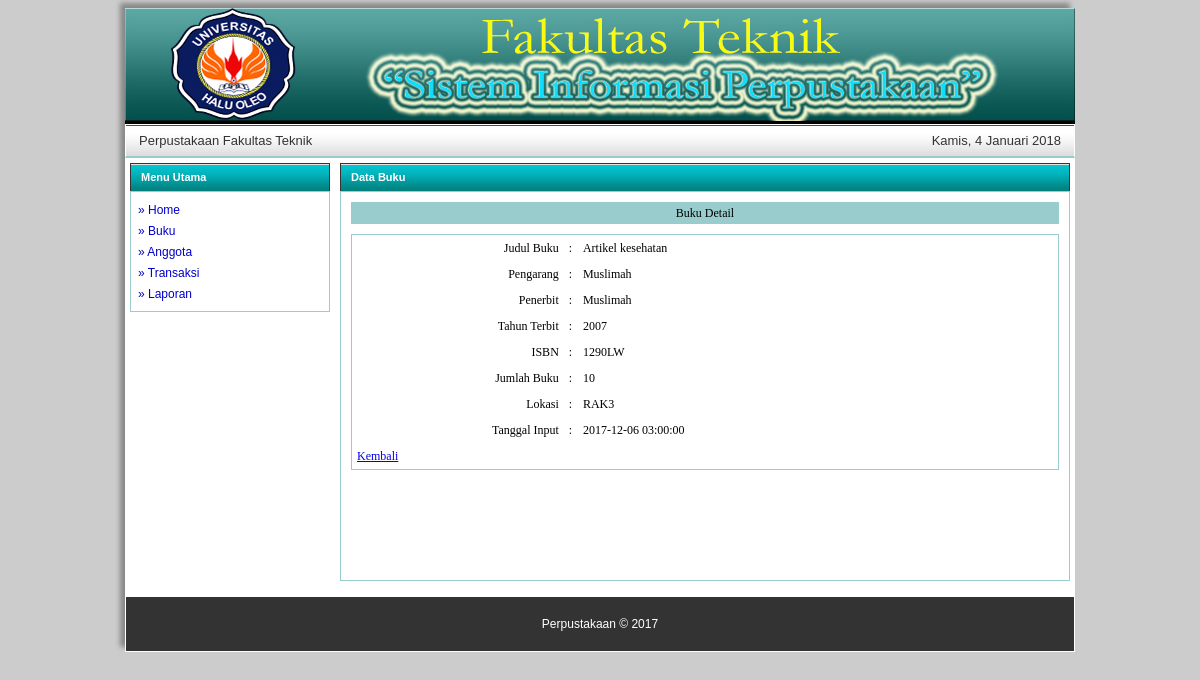
The page /admin/index.php?page=detil-buku&judul=Artikel kesehatan on the database its author committed.
### tables this page shows
CREATE TABLE IF NOT EXISTS `tbl_buku` (
  `id_buku` int(11) NOT NULL AUTO_INCREMENT,
  `judul` varchar(100) NOT NULL,
  `pengarang` varchar(100) NOT NULL,
  `penerbit` varchar(100) NOT NULL,
  `thn_terbit` varchar(5) NOT NULL,
  `isbn` varchar(25) NOT NULL,
  `jumlah_buku` int(11) NOT NULL,
  `lokasi` varchar(20) NOT NULL,
  `tgl_input` datetime NOT NULL,
  PRIMARY KEY (`id_buku`)
);

### admin/buku_detil.php (the view)
   <?php include '../conn/koneksi.php'; ?>
<div id="menu-tengah">
   	<div id="bg_menu">Data Buku
   	</div>
   	<div id="content_menu">
       <div id="menu_header">
       	<table width="100%" height="100%" style="background-color:#9cc;">
           	<tr>
               	<td align="center">Buku Detail</td>
               </tr>
           </table>
   	</div>
  	    <div class="table_input">
  	      <table width="100%" height="80%" align="center" cellspacing="0" cellpadding="5">
		<?php
           $judul	= isset($_GET['judul']) ? $_GET['judul'] : "";
		$query=mysql_query("SELECT * FROM tbl_buku WHERE judul='$judul'", $konek);
		$data=mysql_fetch_array($query);
		?>
           <tbody>
           	<tr>
               	<td width="30%" align="right">Judul Buku</td>
                   <td width="2%">:</td>
                   <td><?php echo $data[1]; ?></td>
               </tr>
               <tr>
               	<td width="20%" align="right">Pengarang</td>
                   <td>:</td>
                   <td><?php echo $data[2]; ?></td>
               </tr>
               <tr>
               	<td width="20%" align="right">Penerbit</td>
                   <td>:</td>
                   <td><?php echo $data[3]; ?></td>
               </tr>
               <tr>
               	<td width="20%" align="right">Tahun Terbit</td>
                   <td>:</td>
                   <td><?php echo $data[4]; ?></td>
               </tr>
               <tr>
               	<td width="20%" align="right">ISBN</td>
                   <td>:</td>
                   <td><?php echo $data[5]; ?></td>
               </tr>
               <tr>
               	<td width="20%" align="right">Jumlah Buku</td>
                   <td>:</td>
                   <td><?php echo $data[6]; ?></td>
               </tr>
               <tr>
               	<td width="20%" align="right">Lokasi</td>
                   <td>:</td>
                   <td><?php echo $data[7]; ?></td>
               </tr>
               <tr>
               	<td width="20%" align="right">Tanggal Input</td>
                   <td>:</td>
                   <td><?php echo $data[8]; ?></td>
               </tr>
               <tr>
                   <td><a href="?page=buku">Kembali</td>
               </tr>
           </tbody>
         </table>
	      </div>
  	  </div>
   </div>

### images/style.css (style rules this page uses)
body { background-color: #CCC; font-family:Tahoma, Geneva, sans-serif; font-size: 14px; }
#menu-tengah { margin:5px; width:730px; float:left; }
#bg_menu { background-color: #ccc; background-image:url(../images/menu-biru.gif); border:1px solid #333; border-bottom:0px; padding:7px; padding-left:10px; color:#ffffff; font-weight:bold; font-size:11px; height:13px; }
#content_menu { background-color: #FFF; border: 1px solid #9CC; line-height: 16px; padding: 3px; margin-bottom: 10px; font-size:14px; padding:10px; }
#menu_header { font-size:12px; font-family:Georgia, "Times New Roman", Times, serif; border-collapse: collapse; overflow: hidden; margin-bottom:10px; }
.table_input { background-color:#FFF; font-size:12px; font-family:Georgia, "Times New Roman", Times, serif; border-collapse: collapse; border: 1px solid #9cc; overflow: hidden; margin-bottom:100px; }

### rows shown on the page
tbl_buku: judul "Artikel kesehatan", pengarang "Muslimah", penerbit "Muslimah", thn_terbit "2007", isbn "1290LW", jumlah_buku "10", lokasi "RAK3", tgl_input "2017-12-06 03:00:00"
